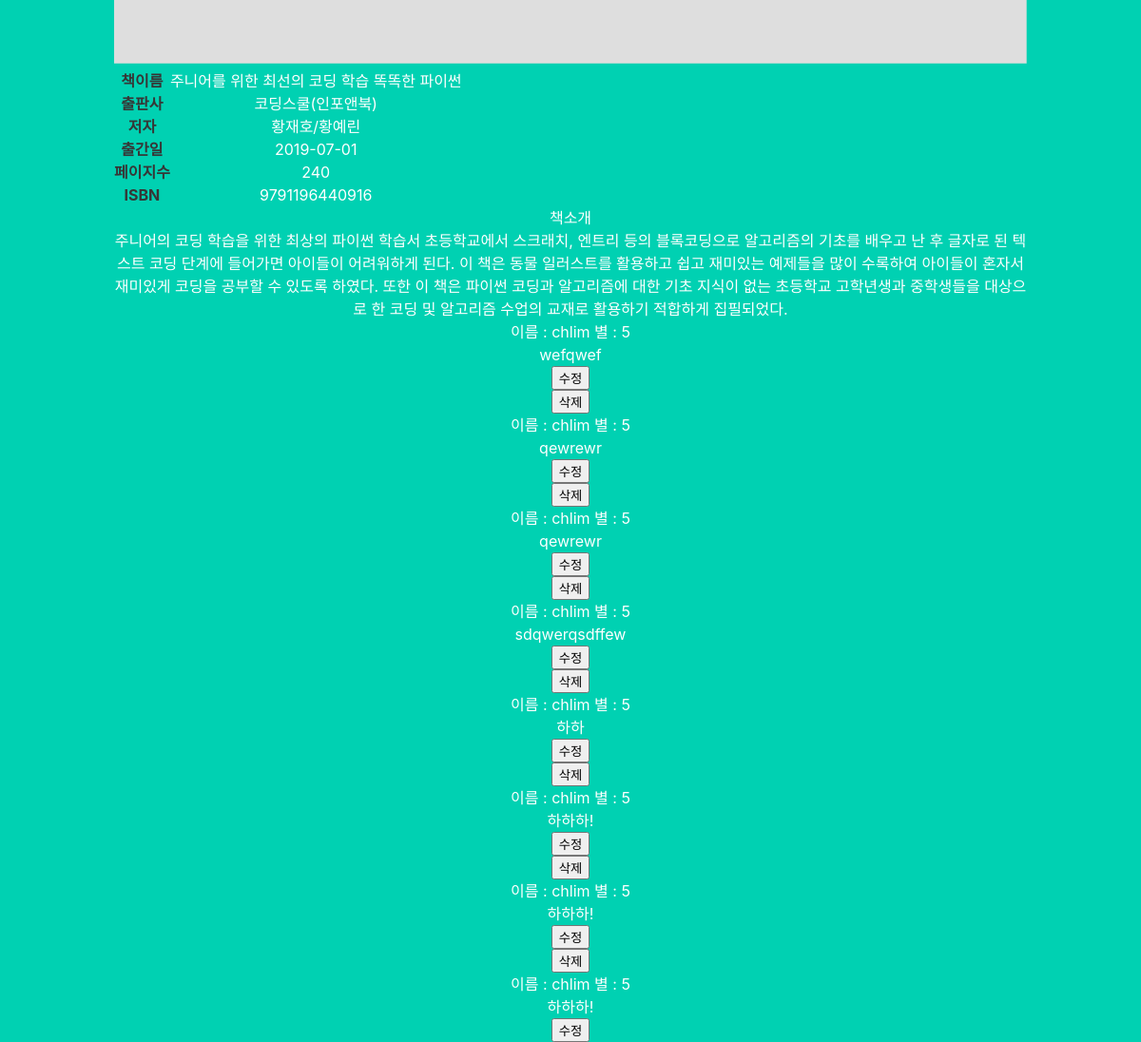
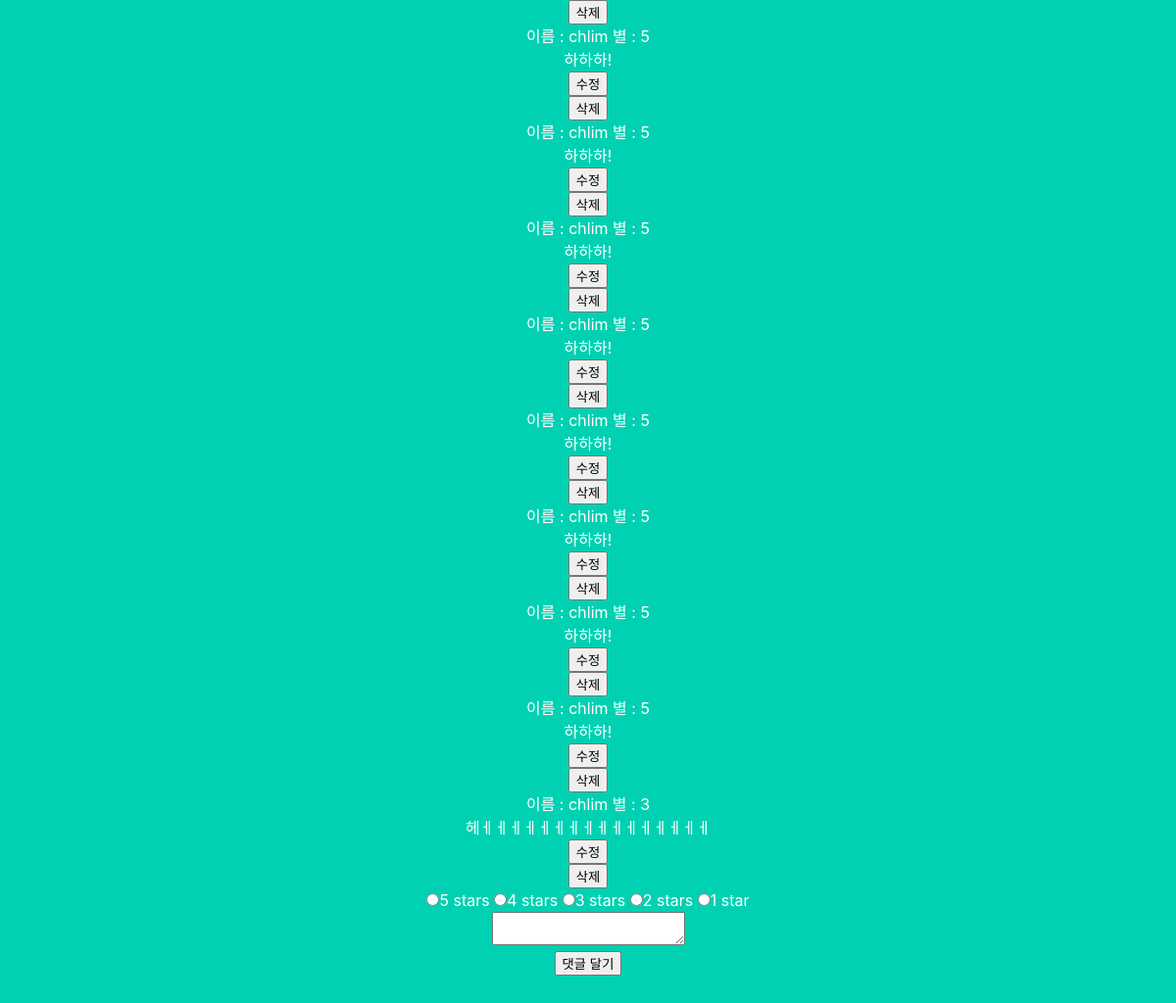
Page /book_info/1 (signed in, lower part) on the earlier database version (2 pictures, top to bottom).
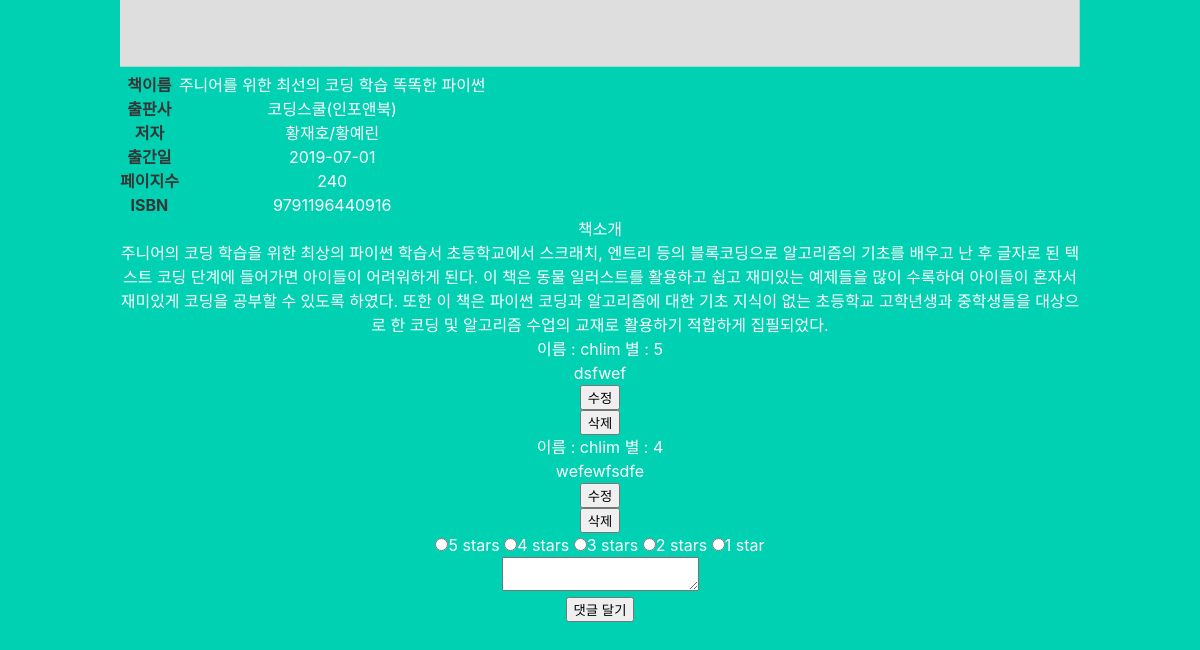
Same page on the later database version.
### tables this page shows
CREATE TABLE book (
  id INTEGER PRIMARY KEY AUTOINCREMENT,
  name TEXT NOT NULL,
  publisher TEXT NOT NULL,
  author TEXT NOT NULL,
  published_at DATETIME NOT NULL,
  page_count INTEGER NOT NULL,
  isbn INTEGER NOT NULL,
  description TEXT NOT NULL,
  image_path TEXT NOT NULL,
  stock INTEGER NOT NULL,
  rating INTEGER NOT NULL
);

CREATE TABLE comments (
  id INTEGER PRIMARY KEY AUTOINCREMENT,
  author_id INTEGER NOT NULL,
  book_id INTEGER NOT NULL,
  created TEXT NOT NULL DEFAULT CURRENT_TIMESTAMP,
  body TEXT NOT NULL,
  star INTEGER NOT NULL,

  FOREIGN KEY (book_id) REFERENCES book (id)
  FOREIGN KEY (author_id) REFERENCES user (id)
  FOREIGN KEY (star) REFERENCES book (rating)
);

CREATE TABLE user (
	id INTEGER PRIMARY KEY AUTOINCREMENT,
  email TEXT UNIQUE NOT NULL,
	username TEXT NOT NULL,
	password TEXT NOT NULL
);

### app/book_info.py (the view)
@bp.route('/<id>', methods=('GET', 'POST'))
@login_required
def book_info(id):
	db = get_db()
	book = db.execute(
		'SELECT * FROM book WHERE id = ?', (id, )
	).fetchone()
	comments = db.execute(
		'SELECT * FROM comments JOIN user ON comments.author_id=user.id WHERE book_id = ?', (id, )
	)
	return render_template('book_info.html', book=book, comments=comments)

### app/auth.py (called while the page is built)
@bp.before_app_request
def load_logged_in_user():
	user_id = session.get('user_id')
	if user_id is None:
		g.user = None
	else:
		g.user = get_db().execute(
			'SELECT * FROM user WHERE id = ?', (user_id,)
		).fetchone()

def login_required(view):
	@functools.wraps(view)
	def wrapped_view(**kwargs):
		if g.user is None:
			return redirect(url_for('auth.login'))
		return view(**kwargs)
	return wrapped_view

### app/db.py (called while the page is built)
def get_db():
    if 'db' not in g:
        g.db = sqlite3.connect(
            current_app.config['DATABASE'],
            detect_types=sqlite3.PARSE_DECLTYPES
        )
        g.db.row_factory = sqlite3.Row
    return g.db

### app/templates/book_info.html (shortened to what this page needs)
{% extends "layout.html" %}
{% block content %}
<div class="book">
	<img src="../{{ book.image_path }}" alt="{{ book.name }}">
	<table>
		<tbody>
			<tr>
				<th>책이름</th>
				<td>{{ book.name }}</td>
			</tr>
			<tr>
				<th>출판사</th>
				<td>{{ book.publisher }}</td>
			</tr>
			<tr>
				<th>저자</th>
				<td>{{ book.author }}</td>
			</tr>
			<tr>
				<th>출간일</th>
				<td>{{ book.published_at }}</td>
			</tr>
			<tr>
				<th>페이지수</th>
				<td>{{ book.page_count }}</td>
			</tr>
			<tr>
				<th>ISBN</th>
				<td>{{ book.isbn }}</td>
			</tr>
		</tbody>
	</table>
	<div class="intro">
		<h1>책소개</h1>
		<article>
			{{ book.description }}
		</article>
	</div>
	<div class="comments">
		<div class="output_data">
			{% for comment in comments %}
			<div>
				이름 : {{ comment.username }} 별 : {{ comment.star }}
			</div>
			<div>
				{{ comment.body }}
			</div>
			<div>
				<form action="/book_info/update" method="POST">
					<button name="edit" value={{ book.id }}>수정</button>
				</form>
				<form action="/book_info/delete" method="POST">
					<button name="delete" value={{ book.id }}>삭제</button>
				</form>
			</div>
			{% endfor %}
		</div>
		<div class="input_data">
			<form action="/book_info/create" method="POST">
				<div class="star">
					<ul class="rate-area">
						<input type="radio" id="5-star" name="rating" value="5" /><label for="5-star" title="Amazing">5 stars</label>
						<input type="radio" id="4-star" name="rating" value="4" /><label for="4-star" title="Good">4 stars</label>
						<input type="radio" id="3-star" name="rating" value="3" /><label for="3-star" title="Average">3 stars</label>
						<input type="radio" id="2-star" name="rating" value="2" /><label for="2-star" title="Not Good">2 stars</label>
						<input type="radio" id="1-star" name="rating" value="1" /><label for="1-star" title="Bad">1 star</label>
					</ul>
				</div>
				<div>
					<textarea type="text" name="body"> </textarea>
				</div>
				<button type="submit" name="id" value="{{ book.id }}" >댓글 달기</button>
			</form>
		</div>
	</div>
</div>
{% endblock %}

### app/templates/layout.html (shortened to what this page needs)
<!DOCTYPE html>
<html>
  <head>
    <link rel="stylesheet" href="{{ url_for('static', filename='style.css') }}">
    <link
      rel="stylesheet"
      href="https://cdnjs.cloudflare.com/ajax/libs/bulma/0.7.2/css/bulma.min.css"
    />
  </head>
  <body>
    <section class="hero is-primary is-fullheight">
      <div class="hero-body">
        <div class="container has-text-centered">
          {% block content %} {% endblock %}
        </div>
      </div>
    </section>
  </body>
</html>

Differences in the rows shown:
removed comments: username "chlim", star "5", body "qewrewr", {{ book.id }} 1 (drawn)
removed comments: username "chlim", star "5", body "sdqwerqsdffew", {{ book.id }} 1 (drawn)
removed comments: username "chlim", star "5", body "하하", {{ book.id }} 1 (drawn)
removed comments: username "chlim", star "5", body "하하하!", {{ book.id }} 1 (drawn)
removed comments: username "chlim", star "5", body "하하하!", {{ book.id }} 1 (drawn)
removed comments: username "chlim", star "5", body "하하하!", {{ book.id }} 1 (drawn)
removed comments: username "chlim", star "5", body "하하하!", {{ book.id }} 1 (drawn)
removed comments: username "chlim", star "5", body "하하하!", {{ book.id }} 1 (drawn)
removed comments: username "chlim", star "5", body "하하하!", {{ book.id }} 1 (drawn)
removed comments: username "chlim", star "5", body "하하하!", {{ book.id }} 1 (drawn)
removed comments: username "chlim", star "5", body "하하하!", {{ book.id }} 1 (drawn)
removed comments: username "chlim", star "5", body "하하하!", {{ book.id }} 1 (drawn)
removed comments: username "chlim", star "5", body "하하하!", {{ book.id }} 1 (drawn)
removed comments: username "chlim", star "5", body "하하하!", {{ book.id }} 1 (drawn)
removed comments: username "chlim", star "3", body "헤ㅔㅔㅔㅔㅔㅔㅔㅔㅔㅔㅔㅔㅔㅔㅔㅔ", {{ book.id }} 1 (drawn)
changed comments: body "wefqwef" → "dsfwef"
changed comments: star "5" → "4"; body "qewrewr" → "wefewfsdfe"
